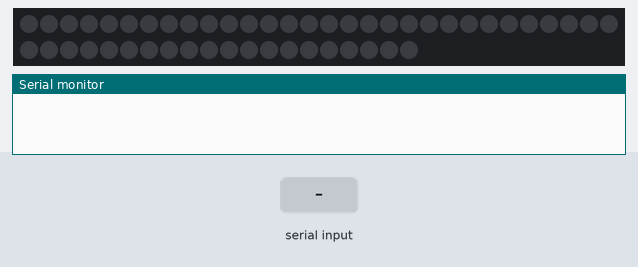
The sketch below on a simulated Arduino Uno, built with avr-gcc and run on an emulated ATmega328P. Parts: 50 RGB LEDs in strip order, left to right, continuing on the next row, the last lines printed to the serial monitor. The inputs (shaded band) are chosen by the test bench. Dim RGB values are drawn brighter than linear.

Above: at 4.2 s.
4.3 s: "90,45\n" received over Serial
At 4.7 s:
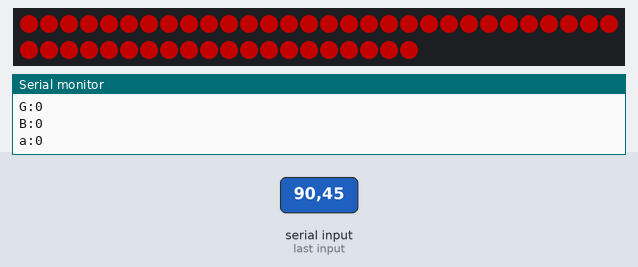
5.8 s: "30,150\n" received over Serial
Timing chart, 0 to 8.8 s (numbered marks = the images above; inputs shaded):
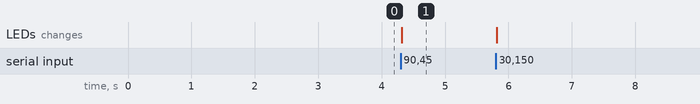

The sketch:

home_led.ino
```cpp
/*
    HOME LED v0.1

    Works as perhiperal (server)

*/

#include <FastLED.h>


#define NUM_PIXELS 50

#define LED_PIN 4

CRGB leds[NUM_PIXELS];


//
// Color format: ${r}-${g}-${b}-${a}-
// e.g. 112-3-150-20
//


int readNum() {
  char val = '_';

  String txt = "";

  while(val != '-' && Serial.available()) {
    if (val != '_') {
      txt += val;
    }

    // read the incoming byte
    val = Serial.read();

    //slow looping to allow buffer to fill with next character
    delay(2);
  }

  return txt.toInt();
}

//
// MAIN
//

void setup() {
  // power-up safety delay
  delay( 3000 );

  // initial the Serial
  Serial.begin(115200);

  FastLED.addLeds<WS2811, LED_PIN, RGB>(leds, NUM_PIXELS);
}

//

void loop() {
  // new colors
  if (Serial.available())  {

    Serial.println("NEW COLOR");

    int r = readNum();
    int g = readNum();
    int b = readNum();
    int a = readNum();

    // fill all pixels with color
    for (int i=0; i<NUM_PIXELS; i++) {
      leds[i].r = r;
      leds[i].g = b;
      leds[i].b = g;
    }

    FastLED.show();

    // say what you got:
    Serial.print("R:");
    Serial.println(r, DEC);
    Serial.print("G:");
    Serial.println(g, DEC);
    Serial.print("B:");
    Serial.println(b, DEC);
    Serial.print("a:");
    Serial.println(a, DEC);
    Serial.println();
  }
}
```

Measured:
- after the input at 4.3 s, the LEDs: change at once (image 1)
